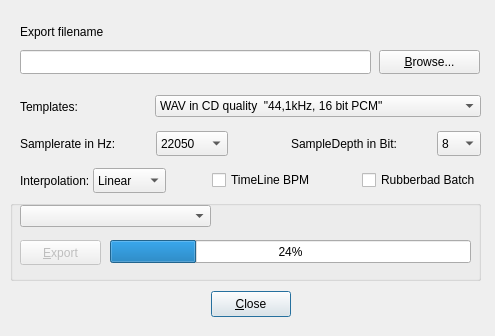
<?xml version="1.0" encoding="UTF-8"?>
<ui version="4.0">
 <class>ExportSongDialog_UI</class>
 <widget class="QDialog" name="ExportSongDialog_UI">
  <property name="geometry">
   <rect>
    <x>0</x>
    <y>0</y>
    <width>495</width>
    <height>336</height>
   </rect>
  </property>
  <property name="windowTitle">
   <string>Export Whole Song to WAV</string>
  </property>
  <widget class="QWidget" name="layout2">
   <property name="geometry">
    <rect>
     <x>20</x>
     <y>290</y>
     <width>461</width>
     <height>28</height>
    </rect>
   </property>
   <layout class="QHBoxLayout">
    <property name="spacing">
     <number>0</number>
    </property>
    <item>
     <spacer>
      <property name="orientation">
       <enum>Qt::Horizontal</enum>
      </property>
      <property name="sizeType">
       <enum>QSizePolicy::Expanding</enum>
      </property>
      <property name="sizeHint" stdset="0">
       <size>
        <width>126</width>
        <height>16</height>
       </size>
      </property>
     </spacer>
    </item>
    <item>
     <widget class="QPushButton" name="closeBtn">
      <property name="sizePolicy">
       <sizepolicy hsizetype="Minimum" vsizetype="Fixed">
        <horstretch>0</horstretch>
        <verstretch>0</verstretch>
       </sizepolicy>
      </property>
      <property name="minimumSize">
       <size>
        <width>0</width>
        <height>26</height>
       </size>
      </property>
      <property name="text">
       <string>&amp;Close</string>
      </property>
      <property name="shortcut">
       <string>Alt+C</string>
      </property>
     </widget>
    </item>
    <item>
     <spacer>
      <property name="orientation">
       <enum>Qt::Horizontal</enum>
      </property>
      <property name="sizeType">
       <enum>QSizePolicy::Expanding</enum>
      </property>
      <property name="sizeHint" stdset="0">
       <size>
        <width>126</width>
        <height>16</height>
       </size>
      </property>
     </spacer>
    </item>
   </layout>
  </widget>
  <widget class="QGroupBox" name="groupBox">
   <property name="geometry">
    <rect>
     <x>10</x>
     <y>200</y>
     <width>471</width>
     <height>81</height>
    </rect>
   </property>
   <property name="title">
    <string/>
   </property>
   <widget class="QPushButton" name="okBtn">
    <property name="enabled">
     <bool>false</bool>
    </property>
    <property name="geometry">
     <rect>
      <x>10</x>
      <y>40</y>
      <width>81</width>
      <height>25</height>
     </rect>
    </property>
    <property name="minimumSize">
     <size>
      <width>0</width>
      <height>25</height>
     </size>
    </property>
    <property name="text">
     <string>&amp;Export</string>
    </property>
    <property name="shortcut">
     <string>Alt+E</string>
    </property>
   </widget>
   <widget class="QProgressBar" name="m_pProgressBar">
    <property name="geometry">
     <rect>
      <x>100</x>
      <y>40</y>
      <width>361</width>
      <height>23</height>
     </rect>
    </property>
    <property name="value">
     <number>24</number>
    </property>
   </widget>
   <widget class="QWidget" name="layoutWidget1">
    <property name="geometry">
     <rect>
      <x>10</x>
      <y>0</y>
      <width>191</width>
      <height>33</height>
     </rect>
    </property>
    <layout class="QHBoxLayout" name="horizontalLayout_5">
     <item>
      <widget class="QComboBox" name="exportTypeCombo"/>
     </item>
    </layout>
   </widget>
  </widget>
  <widget class="QLabel" name="TextLabel1">
   <property name="geometry">
    <rect>
     <x>20</x>
     <y>20</y>
     <width>440</width>
     <height>24</height>
    </rect>
   </property>
   <property name="text">
    <string>Export filename</string>
   </property>
  </widget>
  <widget class="QLineEdit" name="exportNameTxt">
   <property name="geometry">
    <rect>
     <x>20</x>
     <y>50</y>
     <width>351</width>
     <height>24</height>
    </rect>
   </property>
   <property name="readOnly">
    <bool>false</bool>
   </property>
   <property name="placeholderText">
    <string notr="true"/>
   </property>
  </widget>
  <widget class="QPushButton" name="browseBtn">
   <property name="geometry">
    <rect>
     <x>379</x>
     <y>50</y>
     <width>101</width>
     <height>24</height>
    </rect>
   </property>
   <property name="text">
    <string>&amp;Browse...</string>
   </property>
   <property name="shortcut">
    <string>Alt+B</string>
   </property>
  </widget>
  <widget class="QWidget" name="layoutWidget2">
   <property name="geometry">
    <rect>
     <x>20</x>
     <y>128</y>
     <width>461</width>
     <height>31</height>
    </rect>
   </property>
   <layout class="QHBoxLayout" name="horizontalLayout_3">
    <item>
     <layout class="QHBoxLayout" name="horizontalLayout">
      <item>
       <widget class="QLabel" name="label">
        <property name="text">
         <string>Samplerate in Hz:</string>
        </property>
       </widget>
      </item>
      <item>
       <spacer name="horizontalSpacer_2">
        <property name="orientation">
         <enum>Qt::Horizontal</enum>
        </property>
        <property name="sizeHint" stdset="0">
         <size>
          <width>40</width>
          <height>20</height>
         </size>
        </property>
       </spacer>
      </item>
      <item>
       <widget class="QComboBox" name="sampleRateCombo">
        <property name="maximumSize">
         <size>
          <width>80</width>
          <height>25</height>
         </size>
        </property>
        <item>
         <property name="text">
          <string>22050</string>
         </property>
        </item>
        <item>
         <property name="text">
          <string>44100</string>
         </property>
        </item>
        <item>
         <property name="text">
          <string>48000</string>
         </property>
        </item>
        <item>
         <property name="text">
          <string>96000</string>
         </property>
        </item>
        <item>
         <property name="text">
          <string>192000</string>
         </property>
        </item>
       </widget>
      </item>
     </layout>
    </item>
    <item>
     <spacer name="horizontalSpacer">
      <property name="orientation">
       <enum>Qt::Horizontal</enum>
      </property>
      <property name="sizeHint" stdset="0">
       <size>
        <width>20</width>
        <height>20</height>
       </size>
      </property>
     </spacer>
    </item>
    <item>
     <spacer name="horizontalSpacer_4">
      <property name="orientation">
       <enum>Qt::Horizontal</enum>
      </property>
      <property name="sizeHint" stdset="0">
       <size>
        <width>40</width>
        <height>20</height>
       </size>
      </property>
     </spacer>
    </item>
    <item>
     <layout class="QHBoxLayout" name="horizontalLayout_2">
      <item>
       <widget class="QLabel" name="label_2">
        <property name="text">
         <string>SampleDepth in Bit:</string>
        </property>
       </widget>
      </item>
      <item>
       <spacer name="horizontalSpacer_3">
        <property name="orientation">
         <enum>Qt::Horizontal</enum>
        </property>
        <property name="sizeHint" stdset="0">
         <size>
          <width>40</width>
          <height>20</height>
         </size>
        </property>
       </spacer>
      </item>
      <item>
       <widget class="QComboBox" name="sampleDepthCombo">
        <property name="maximumSize">
         <size>
          <width>60</width>
          <height>25</height>
         </size>
        </property>
        <item>
         <property name="text">
          <string>8</string>
         </property>
        </item>
        <item>
         <property name="text">
          <string>16</string>
         </property>
        </item>
        <item>
         <property name="text">
          <string>24</string>
         </property>
        </item>
        <item>
         <property name="text">
          <string>32</string>
         </property>
        </item>
       </widget>
      </item>
     </layout>
    </item>
   </layout>
  </widget>
  <widget class="QWidget" name="layoutWidget0">
   <property name="geometry">
    <rect>
     <x>20</x>
     <y>90</y>
     <width>461</width>
     <height>33</height>
    </rect>
   </property>
   <layout class="QHBoxLayout" name="horizontalLayout_4">
    <item>
     <widget class="QLabel" name="label_3">
      <property name="text">
       <string>Templates: </string>
      </property>
     </widget>
    </item>
    <item>
     <widget class="QComboBox" name="templateCombo">
      <item>
       <property name="text">
        <string>WAV in CD quality  &quot;44,1kHz, 16 bit PCM&quot;</string>
       </property>
      </item>
      <item>
       <property name="text">
        <string>WAV in ADAT quality &quot;48 kHz, 16 bit PCM&quot;</string>
       </property>
      </item>
      <item>
       <property name="text">
        <string>WAV in better quality &quot;48 kHz, 24 bit PCM&quot;</string>
       </property>
      </item>
      <item>
       <property name="text">
        <string>WAV LOFI &quot;22.05kHz, 8 bit PCM </string>
       </property>
      </item>
      <item>
       <property name="text">
        <string>WAV best Mixdown quality &quot;96 kHz, 32 bit PCM&quot;</string>
       </property>
      </item>
      <item>
       <property name="text">
        <string>AIFF in CD quality &quot;41 kHz, 16 bit PCM&quot;</string>
       </property>
      </item>
      <item>
       <property name="text">
        <string>AIFF in ADAT quality &quot;48 kHz, 16 bit PCM&quot;</string>
       </property>
      </item>
      <item>
       <property name="text">
        <string>AIFF in better quality &quot;48 kHz, 24 bit PCM&quot;</string>
       </property>
      </item>
      <item>
       <property name="text">
        <string>FLAC lossless compressor in good quality &quot;48 kHz&quot;</string>
       </property>
      </item>
      <item>
       <property name="text">
        <string>OGG Vorbis loosely compressed in good quality &quot;VBR&quot;</string>
       </property>
      </item>
     </widget>
    </item>
   </layout>
  </widget>
  <widget class="QWidget" name="layoutWidget">
   <property name="geometry">
    <rect>
     <x>20</x>
     <y>165</y>
     <width>461</width>
     <height>31</height>
    </rect>
   </property>
   <layout class="QHBoxLayout" name="horizontalLayout_6">
    <item>
     <widget class="QLabel" name="resapelingLbl">
      <property name="maximumSize">
       <size>
        <width>200</width>
        <height>16777215</height>
       </size>
      </property>
      <property name="sizeIncrement">
       <size>
        <width>0</width>
        <height>0</height>
       </size>
      </property>
      <property name="text">
       <string>Interpolation: </string>
      </property>
     </widget>
    </item>
    <item>
     <widget class="QComboBox" name="resampleComboBox">
      <property name="maximumSize">
       <size>
        <width>100</width>
        <height>25</height>
       </size>
      </property>
      <property name="toolTip">
       <string>Choose type of interpolation methode</string>
      </property>
      <item>
       <property name="text">
        <string>Linear</string>
       </property>
      </item>
      <item>
       <property name="text">
        <string>Cosine</string>
       </property>
      </item>
      <item>
       <property name="text">
        <string>Third</string>
       </property>
      </item>
      <item>
       <property name="text">
        <string>Cubic</string>
       </property>
      </item>
      <item>
       <property name="text">
        <string>Hermite</string>
       </property>
      </item>
     </widget>
    </item>
    <item>
     <spacer name="horizontalSpacer_5">
      <property name="orientation">
       <enum>Qt::Horizontal</enum>
      </property>
      <property name="sizeHint" stdset="0">
       <size>
        <width>40</width>
        <height>20</height>
       </size>
      </property>
     </spacer>
    </item>
    <item>
     <widget class="QCheckBox" name="toggleTimeLineBPMCheckBox">
      <property name="toolTip">
       <string>Enable tempo changing</string>
      </property>
      <property name="text">
       <string>TimeLine BPM</string>
      </property>
     </widget>
    </item>
    <item>
     <spacer name="horizontalSpacer_6">
      <property name="orientation">
       <enum>Qt::Horizontal</enum>
      </property>
      <property name="sizeHint" stdset="0">
       <size>
        <width>40</width>
        <height>20</height>
       </size>
      </property>
     </spacer>
    </item>
    <item>
     <widget class="QCheckBox" name="toggleRubberbandCheckBox">
      <property name="toolTip">
       <string>Enable use of rubberband batch processor</string>
      </property>
      <property name="text">
       <string>Rubberbad Batch</string>
      </property>
     </widget>
    </item>
   </layout>
  </widget>
 </widget>
 <layoutdefault spacing="0" margin="0"/>
 <resources/>
 <connections/>
</ui>
